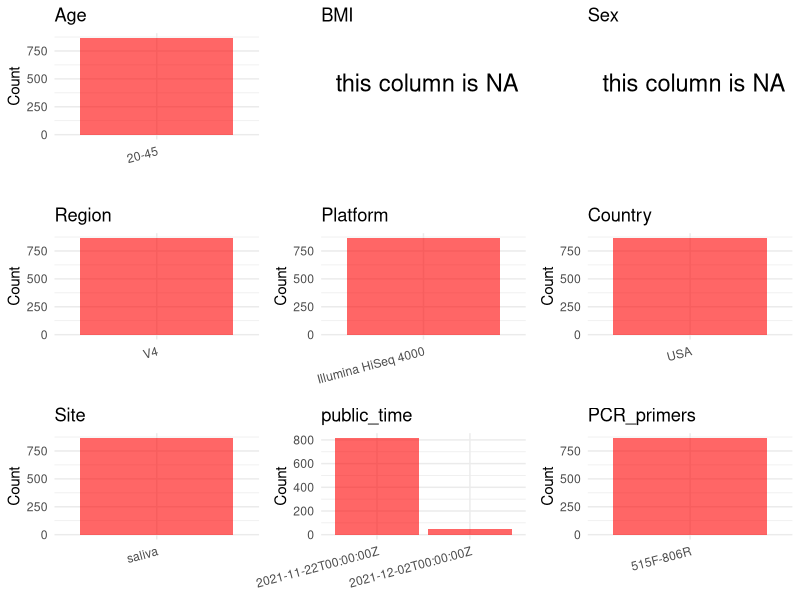

Source code (R):
## ---- chunk 1
# Load necessary libraries
library(dplyr)
library(ggplot2)
library(cowplot)

# Set working directory (update this path to your local directory)
setwd("E:/bioproject/PRJEB48623")

# Read the initial metadata files
initial_meta <- read.csv("SraRunTable.csv", header = TRUE) 

# Display the first few rows of the metadata
head(initial_meta)
## ---- chunk 2
# Create a uniform metadata dataframe
metadata <- data.frame(
  BioProject = initial_meta$BioProject,
  Run = initial_meta$Run,
  sample_name = initial_meta$Sample.Name,
  Age = "20-45",
  BMI = NA, 
  Sex = NA,
  Region = initial_meta$target_subfragment..exp.,
  Platform = initial_meta$Instrument,
  Site = initial_meta$env_material,
  public_time = initial_meta$ReleaseDate,
  matched_samples = NA,
  stringsAsFactors = FALSE
)
## ---- chunk 3
# Add information obtained from the publication
metadata$Country <- "USA"
metadata$PCR_primers <- "515F-806R"
metadata$title <- "Diurnal and eating-associated microbial patterns revealed via high-frequency saliva sampling"
metadata$Disease_study <- "NO"

# Assign disease status based on sample_name patterns
metadata$Status <- "HC"

metadata$matched_samples <- "NO"
## ---- chunk 4
# Check the number of unique runs and sample names
print(paste("Number of unique runs:", length(unique(metadata$Run))))
print(paste("Number of unique sample names:", length(unique(metadata$sample_name))))
## ---- chunk 5
# Select columns for visualization
plot_data <- metadata %>%
  select(-BioProject, -Run, -sample_name, -title)

# Function to create simple plots for each column
create_simple_plots <- function(data) {
  plots <- list()
  
  for (col in colnames(data)) {
    # Check if the column is all NA
    if (all(is.na(data[[col]]))) {
      # Create an empty plot with text indicating all NA
      p <- ggplot() +
        annotate("text", x = 0.5, y = 0.5, label = "this column is NA", size = 6) +
        labs(title = col) +
        theme_void()
    } else if (is.numeric(data[[col]])) {
      # Numeric variable: histogram
      p <- ggplot(data, aes(x = .data[[col]])) +
        geom_histogram(fill = "blue", alpha = 0.6, bins = 20, na.rm = TRUE) +
        labs(title = col) +
        theme_minimal()
    } else {
      # Categorical variable: bar plot (remove NA values)
      count_data <- as.data.frame(table(data[[col]], useNA = "ifany"))
      p <- ggplot(count_data, aes(x = reorder(Var1, -Freq), y = Freq)) +
        geom_col(fill = "red", alpha = 0.6) +
        labs(title = col, x = NULL, y = "Count") +
        theme_minimal() +
        theme(axis.text.x = element_text(angle = 15, hjust = 1))
    }
    plots[[col]] <- p
  }
  
  return(plots)
}

# Generate and arrange plots
plots <- create_simple_plots(plot_data)
# grid.arrange(grobs = plots, ncol = 3, top = "Metadata Summary", align = "hv")
plot_grid(plots$Age, plots$BMI, plots$Sex, plots$Region, plots$Platform, 
          plots$Country, plots$Site, plots$public_time, plots$PCR_primers,
          ncol = 3, align = "hv", axis = "lb")
## ---- chunk 6
# Reorder columns to match the desired format
metadata <- metadata[, c(
  "BioProject", "Run", "sample_name", "Age", "BMI", "Sex", 
  "Region", "Platform", "Country", "Site", "public_time", 
  "PCR_primers", "title", "Disease_study", "Status", "matched_samples"
)]

# Export the uniform metadata to a CSV file
write.csv(metadata, file = "metadata.csv", quote = FALSE)
